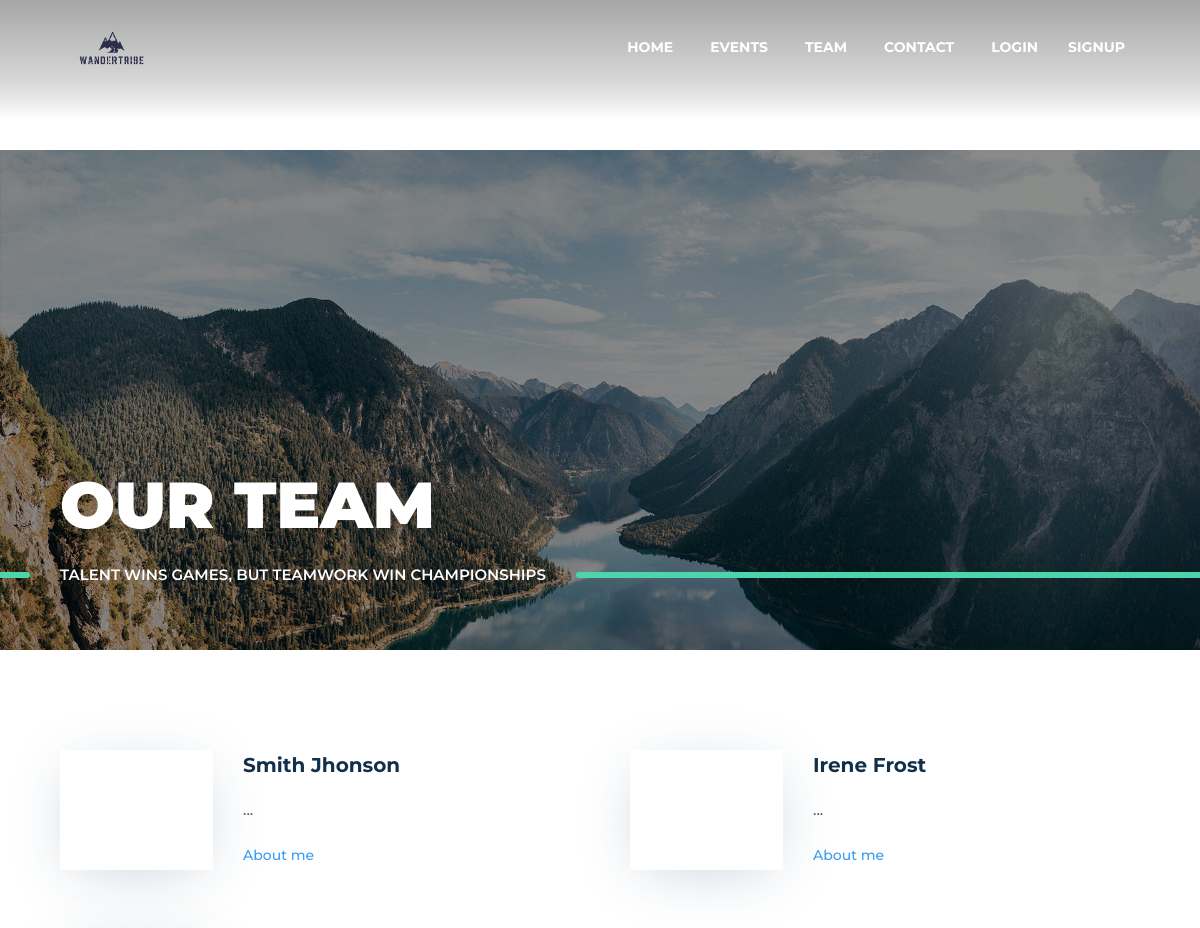
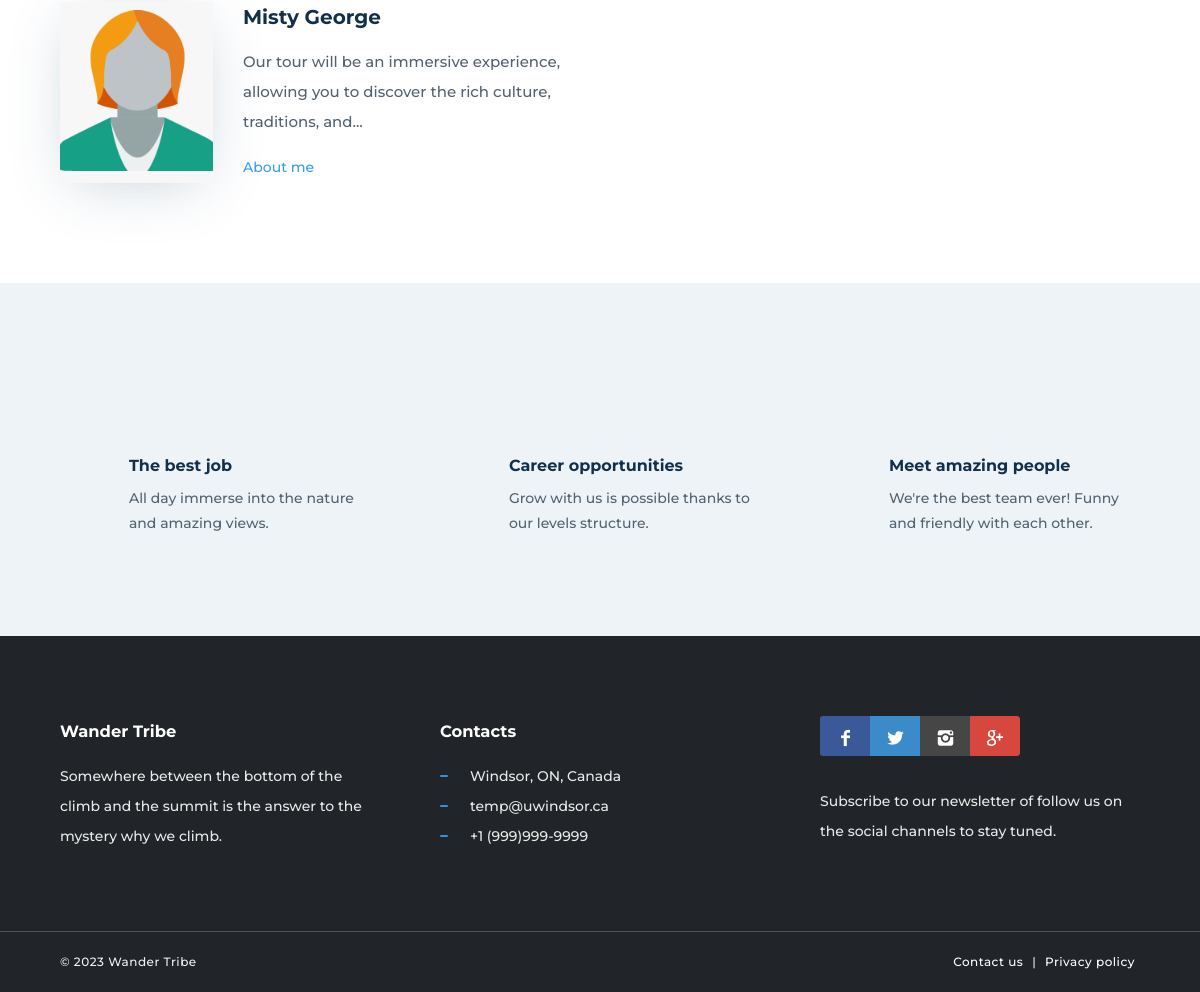
The app's page /team with its own data (2 pictures, top to bottom).
### main/models.py (models this page shows, shortened)
class Guide(User):
    phone = PhoneNumberField(null=True, blank=True)
    age = models.IntegerField(default=18, validators=[MaxValueValidator(50), MinValueValidator(18)])
    nationality = models.CharField(max_length=100)
    profile_image = models.CharField(max_length=10000, null=True, blank=True)
    image = models.ImageField(upload_to='images/Guide/', null=True, blank=True)
    facebook_url = models.CharField(max_length=1000)
    twitter_url = models.CharField(max_length=1000)
    description = models.CharField(max_length=1000)
    language = models.CharField(max_length=100)

### main/views.py (the view)
# urls.py: path('team', views.teams, name='team'),
def teams(request):
    return render(request, "team.html", {"team": Guide.objects.all()})

### main/templates/team.html (shortened to what this page needs)
﻿{% extends 'base.html' %}
{% load static %}
{% block main_content %}
    <header class="header-image ken-burn-center light" data-parallax="true" data-natural-height="1080" data-natural-width="1920" data-bleed="0" data-image-src="{% static 'media/hd-3.jpg' %}" data-offset="0">
        <div class="container">
            <h1>Our team</h1>
            <h2>Talent wins games, but teamwork win championships</h2>
        </div>
    </header>
    <main>
        <section class="section-base ">
            <div class="container">
                <div class="grid-list gap-60" data-columns="2" data-columns-sm="1" data-gap="60">
                    <div class="grid-box">
                        {% for i in team %}
                        <div class="grid-item">
                            <div class="cnt-box cnt-box-side">
                                <a href="#" class="img-box"><img src="{{ i.image.url }}" alt="" /></a>
                                <div class="caption">
                                    <h2>{{ i.first_name }} {{ i.last_name }}</h2>
                                    <p>
                                        {{ i.description|slice:"100" }}...
                                    </p>
                                    <a class="btn-text lightbox" data-lightbox-anima="fade-left" href="#{{ i.pk }}">About me</a>
                                </div>
                            </div>
                        </div>
                        {% endfor %}
                    </div>
                </div>
            </div>
        </section>
        <section class="section-base section-color section-call">
            <div class="container">
                <div class="row">
                    <div class="col-lg-4">
                        <div class="icon-box icon-box-left">
                            <i class="im-air-balloon"></i>
                            <div class="caption">
                                <h3>The best job</h3>
                                <p>All day immerse into the nature and amazing views.</p>
                            </div>
                        </div>
                    </div>
                    <div class="col-lg-4">
                        <div class="icon-box icon-box-left">
                            <i class="im-bar-chart2"></i>
                            <div class="caption">
                                <h3>Career opportunities</h3>
                                <p>Grow with us is possible thanks to our levels structure.</p>
                            </div>
                        </div>
                    </div>
                    <div class="col-lg-4">
                        <div class="icon-box icon-box-left">
                            <i class="im-bee"></i>
                            <div class="caption">
                                <h3>Meet amazing people</h3>
                                <p>We're the best team ever! Funny and friendly with each other.</p>
                            </div>
                        </div>
                    </div>
                </div>
            </div>
        </section>
    </main>
{% endblock %}

### main/static/themekit/css/content-box.css (style rules this page uses)
.cnt-box { position: relative; overflow: hidden; }
.cnt-box .caption h2 { font-size: 20px; margin-top: 0; margin-bottom: 15px; }
.cnt-box .caption p { font-size: 15px; margin: 0; }
.cnt-box .caption .btn, .cnt-box .caption .btn-text { margin-top: 15px; }
.cnt-box-side { display: flex; }
.cnt-box-side > .img-box { width: 30%; }
.cnt-box-side > .caption { width: 70%; padding-left: 30px; }

### records on screen
Guide: first_name "Smith", last_name "Jhonson"
Guide: first_name "Irene", last_name "Frost"
Guide: image (placeholder picture), first_name "Misty", last_name "George", description "Our tour will be an immersive experience, allowing you to discover the rich culture, traditions, and"
